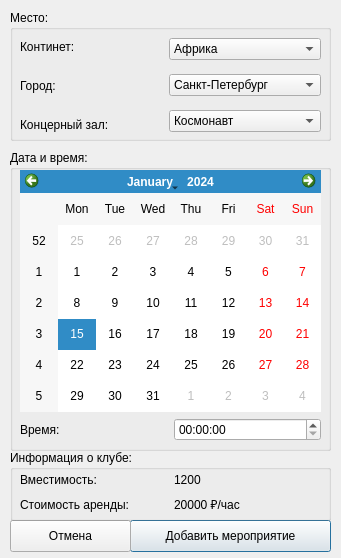
<?xml version="1.0" encoding="UTF-8"?>
<ui version="4.0">
 <class>add_concert</class>
 <widget class="QDialog" name="add_concert">
  <property name="geometry">
   <rect>
    <x>0</x>
    <y>0</y>
    <width>341</width>
    <height>558</height>
   </rect>
  </property>
  <property name="windowTitle">
   <string>Dialog</string>
  </property>
  <widget class="QPushButton" name="pushButton">
   <property name="geometry">
    <rect>
     <x>130</x>
     <y>520</y>
     <width>201</width>
     <height>32</height>
    </rect>
   </property>
   <property name="text">
    <string>Добавить мероприятие</string>
   </property>
  </widget>
  <widget class="QGroupBox" name="groupBox">
   <property name="geometry">
    <rect>
     <x>10</x>
     <y>10</y>
     <width>321</width>
     <height>131</height>
    </rect>
   </property>
   <property name="title">
    <string>Место:</string>
   </property>
   <widget class="QWidget" name="layoutWidget">
    <property name="geometry">
     <rect>
      <x>10</x>
      <y>20</y>
      <width>301</width>
      <height>111</height>
     </rect>
    </property>
    <layout class="QHBoxLayout" name="horizontalLayout">
     <item>
      <layout class="QVBoxLayout" name="verticalLayout_2">
       <item>
        <widget class="QLabel" name="label">
         <property name="text">
          <string>Континет:</string>
         </property>
        </widget>
       </item>
       <item>
        <widget class="QLabel" name="label_2">
         <property name="text">
          <string>Город:</string>
         </property>
        </widget>
       </item>
       <item>
        <widget class="QLabel" name="label_3">
         <property name="text">
          <string>Концерный зал:</string>
         </property>
        </widget>
       </item>
      </layout>
     </item>
     <item>
      <layout class="QVBoxLayout" name="verticalLayout">
       <item>
        <widget class="QComboBox" name="comboBox">
         <item>
          <property name="text">
           <string>Африка</string>
          </property>
         </item>
         <item>
          <property name="text">
           <string>Европа</string>
          </property>
         </item>
         <item>
          <property name="text">
           <string>Азия</string>
          </property>
         </item>
         <item>
          <property name="text">
           <string>Северная Америка</string>
          </property>
         </item>
         <item>
          <property name="text">
           <string>Южная Америка</string>
          </property>
         </item>
         <item>
          <property name="text">
           <string>Австралия</string>
          </property>
         </item>
         <item>
          <property name="text">
           <string>Антарктида</string>
          </property>
         </item>
        </widget>
       </item>
       <item>
        <widget class="QComboBox" name="comboBox_2">
         <item>
          <property name="text">
           <string>Санкт-Петербург</string>
          </property>
         </item>
         <item>
          <property name="text">
           <string>Петрозаводск</string>
          </property>
         </item>
         <item>
          <property name="text">
           <string>город</string>
          </property>
         </item>
         <item>
          <property name="text">
           <string>город</string>
          </property>
         </item>
         <item>
          <property name="text">
           <string>город</string>
          </property>
         </item>
        </widget>
       </item>
       <item>
        <widget class="QComboBox" name="comboBox_3">
         <item>
          <property name="text">
           <string>Космонавт</string>
          </property>
         </item>
         <item>
          <property name="text">
           <string>Ледовый дворец</string>
          </property>
         </item>
         <item>
          <property name="text">
           <string>Октябрьсктй</string>
          </property>
         </item>
         <item>
          <property name="text">
           <string>Гигант-Холл</string>
          </property>
         </item>
         <item>
          <property name="text">
           <string>Аврора</string>
          </property>
         </item>
         <item>
          <property name="text">
           <string>А2 Green Concert</string>
          </property>
         </item>
         <item>
          <property name="text">
           <string>Clubzal</string>
          </property>
         </item>
         <item>
          <property name="text">
           <string>Epicenter Concert Hall</string>
          </property>
         </item>
         <item>
          <property name="text">
           <string>Freedom Music Hall</string>
          </property>
         </item>
         <item>
          <property name="text">
           <string>VNVNC Concert Hall</string>
          </property>
         </item>
         <item>
          <property name="text">
           <string>Nautilus</string>
          </property>
         </item>
         <item>
          <property name="text">
           <string>Synergy</string>
          </property>
         </item>
         <item>
          <property name="text">
           <string>Mod</string>
          </property>
         </item>
         <item>
          <property name="text">
           <string>Грибоедов</string>
          </property>
         </item>
         <item>
          <property name="text">
           <string>Place</string>
          </property>
         </item>
         <item>
          <property name="text">
           <string>Голубая устрица</string>
          </property>
         </item>
         <item>
          <property name="text">
           <string>Ионотека</string>
          </property>
         </item>
        </widget>
       </item>
      </layout>
     </item>
    </layout>
   </widget>
  </widget>
  <widget class="QGroupBox" name="groupBox_2">
   <property name="geometry">
    <rect>
     <x>10</x>
     <y>150</y>
     <width>321</width>
     <height>301</height>
    </rect>
   </property>
   <property name="title">
    <string>Дата и время:</string>
   </property>
   <widget class="QWidget" name="layoutWidget">
    <property name="geometry">
     <rect>
      <x>10</x>
      <y>20</y>
      <width>301</width>
      <height>271</height>
     </rect>
    </property>
    <layout class="QVBoxLayout" name="verticalLayout_3">
     <item>
      <widget class="QCalendarWidget" name="calendarWidget"/>
     </item>
     <item>
      <layout class="QHBoxLayout" name="horizontalLayout_2">
       <item>
        <widget class="QLabel" name="label_4">
         <property name="text">
          <string>Время: </string>
         </property>
        </widget>
       </item>
       <item>
        <widget class="QTimeEdit" name="timeEdit"/>
       </item>
      </layout>
     </item>
    </layout>
   </widget>
  </widget>
  <widget class="QPushButton" name="pushButton_2">
   <property name="geometry">
    <rect>
     <x>10</x>
     <y>520</y>
     <width>121</width>
     <height>32</height>
    </rect>
   </property>
   <property name="text">
    <string>Отмена</string>
   </property>
  </widget>
  <widget class="QGroupBox" name="groupBox_3">
   <property name="geometry">
    <rect>
     <x>10</x>
     <y>450</y>
     <width>321</width>
     <height>71</height>
    </rect>
   </property>
   <property name="title">
    <string>Информация о клубе:</string>
   </property>
   <widget class="QWidget" name="layoutWidget">
    <property name="geometry">
     <rect>
      <x>10</x>
      <y>20</y>
      <width>301</width>
      <height>44</height>
     </rect>
    </property>
    <layout class="QHBoxLayout" name="horizontalLayout_3">
     <item>
      <layout class="QVBoxLayout" name="verticalLayout_5">
       <item>
        <widget class="QLabel" name="label_5">
         <property name="text">
          <string>Вместимость:</string>
         </property>
        </widget>
       </item>
       <item>
        <widget class="QLabel" name="label_6">
         <property name="text">
          <string>Стоимость аренды:</string>
         </property>
        </widget>
       </item>
      </layout>
     </item>
     <item>
      <layout class="QVBoxLayout" name="verticalLayout_4">
       <item>
        <widget class="QLabel" name="label_7">
         <property name="text">
          <string>1200</string>
         </property>
        </widget>
       </item>
       <item>
        <widget class="QLabel" name="label_8">
         <property name="text">
          <string>20000 ₽/час</string>
         </property>
        </widget>
       </item>
      </layout>
     </item>
    </layout>
   </widget>
  </widget>
 </widget>
 <resources/>
 <connections/>
</ui>
